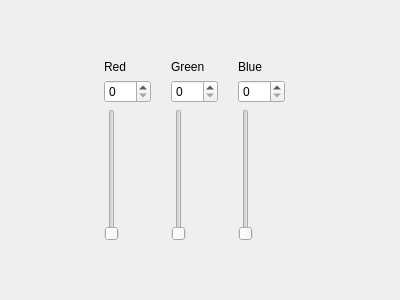
<?xml version="1.0" encoding="UTF-8"?>
<ui version="4.0">
 <class>Form</class>
 <widget class="QWidget" name="Form">
  <property name="geometry">
   <rect>
    <x>0</x>
    <y>0</y>
    <width>400</width>
    <height>300</height>
   </rect>
  </property>
  <property name="windowTitle">
   <string>Form</string>
  </property>
  <widget class="QWidget" name="">
   <property name="geometry">
    <rect>
     <x>90</x>
     <y>60</y>
     <width>211</width>
     <height>181</height>
    </rect>
   </property>
   <layout class="QHBoxLayout" name="horizontalLayout">
    <item>
     <layout class="QGridLayout" name="gridLayout">
      <item row="0" column="0">
       <widget class="QLabel" name="label">
        <property name="text">
         <string>Red</string>
        </property>
       </widget>
      </item>
      <item row="1" column="0">
       <widget class="QSpinBox" name="spinBox">
        <property name="maximum">
         <number>255</number>
        </property>
       </widget>
      </item>
      <item row="2" column="0">
       <widget class="QSlider" name="verticalSlider">
        <property name="maximum">
         <number>255</number>
        </property>
        <property name="orientation">
         <enum>Qt::Vertical</enum>
        </property>
       </widget>
      </item>
     </layout>
    </item>
    <item>
     <layout class="QGridLayout" name="gridLayout_2">
      <item row="0" column="0">
       <widget class="QLabel" name="label_2">
        <property name="text">
         <string>Green</string>
        </property>
       </widget>
      </item>
      <item row="1" column="0">
       <widget class="QSpinBox" name="spinBox_2">
        <property name="maximum">
         <number>255</number>
        </property>
       </widget>
      </item>
      <item row="2" column="0">
       <widget class="QSlider" name="verticalSlider_2">
        <property name="maximum">
         <number>255</number>
        </property>
        <property name="orientation">
         <enum>Qt::Vertical</enum>
        </property>
       </widget>
      </item>
     </layout>
    </item>
    <item>
     <layout class="QGridLayout" name="gridLayout_3">
      <item row="0" column="0">
       <widget class="QLabel" name="label_3">
        <property name="text">
         <string>Blue</string>
        </property>
       </widget>
      </item>
      <item row="1" column="0">
       <widget class="QSpinBox" name="spinBox_3">
        <property name="maximum">
         <number>255</number>
        </property>
       </widget>
      </item>
      <item row="2" column="0">
       <widget class="QSlider" name="verticalSlider_3">
        <property name="maximum">
         <number>255</number>
        </property>
        <property name="orientation">
         <enum>Qt::Vertical</enum>
        </property>
       </widget>
      </item>
     </layout>
    </item>
   </layout>
  </widget>
 </widget>
 <resources/>
 <connections>
  <connection>
   <sender>verticalSlider</sender>
   <signal>valueChanged(int)</signal>
   <receiver>spinBox</receiver>
   <slot>setValue(int)</slot>
   <hints>
    <hint type="sourcelabel">
     <x>117</x>
     <y>148</y>
    </hint>
    <hint type="destinationlabel">
     <x>118</x>
     <y>96</y>
    </hint>
   </hints>
  </connection>
  <connection>
   <sender>spinBox</sender>
   <signal>valueChanged(int)</signal>
   <receiver>verticalSlider</receiver>
   <slot>setValue(int)</slot>
   <hints>
    <hint type="sourcelabel">
     <x>131</x>
     <y>99</y>
    </hint>
    <hint type="destinationlabel">
     <x>121</x>
     <y>153</y>
    </hint>
   </hints>
  </connection>
  <connection>
   <sender>spinBox_2</sender>
   <signal>valueChanged(int)</signal>
   <receiver>verticalSlider_2</receiver>
   <slot>setValue(int)</slot>
   <hints>
    <hint type="sourcelabel">
     <x>193</x>
     <y>97</y>
    </hint>
    <hint type="destinationlabel">
     <x>190</x>
     <y>150</y>
    </hint>
   </hints>
  </connection>
  <connection>
   <sender>verticalSlider_2</sender>
   <signal>valueChanged(int)</signal>
   <receiver>spinBox_2</receiver>
   <slot>setValue(int)</slot>
   <hints>
    <hint type="sourcelabel">
     <x>190</x>
     <y>209</y>
    </hint>
    <hint type="destinationlabel">
     <x>206</x>
     <y>99</y>
    </hint>
   </hints>
  </connection>
  <connection>
   <sender>verticalSlider_3</sender>
   <signal>valueChanged(int)</signal>
   <receiver>spinBox_3</receiver>
   <slot>setValue(int)</slot>
   <hints>
    <hint type="sourcelabel">
     <x>263</x>
     <y>169</y>
    </hint>
    <hint type="destinationlabel">
     <x>265</x>
     <y>97</y>
    </hint>
   </hints>
  </connection>
  <connection>
   <sender>spinBox_3</sender>
   <signal>valueChanged(int)</signal>
   <receiver>verticalSlider_3</receiver>
   <slot>setValue(int)</slot>
   <hints>
    <hint type="sourcelabel">
     <x>278</x>
     <y>96</y>
    </hint>
    <hint type="destinationlabel">
     <x>271</x>
     <y>207</y>
    </hint>
   </hints>
  </connection>
 </connections>
</ui>
